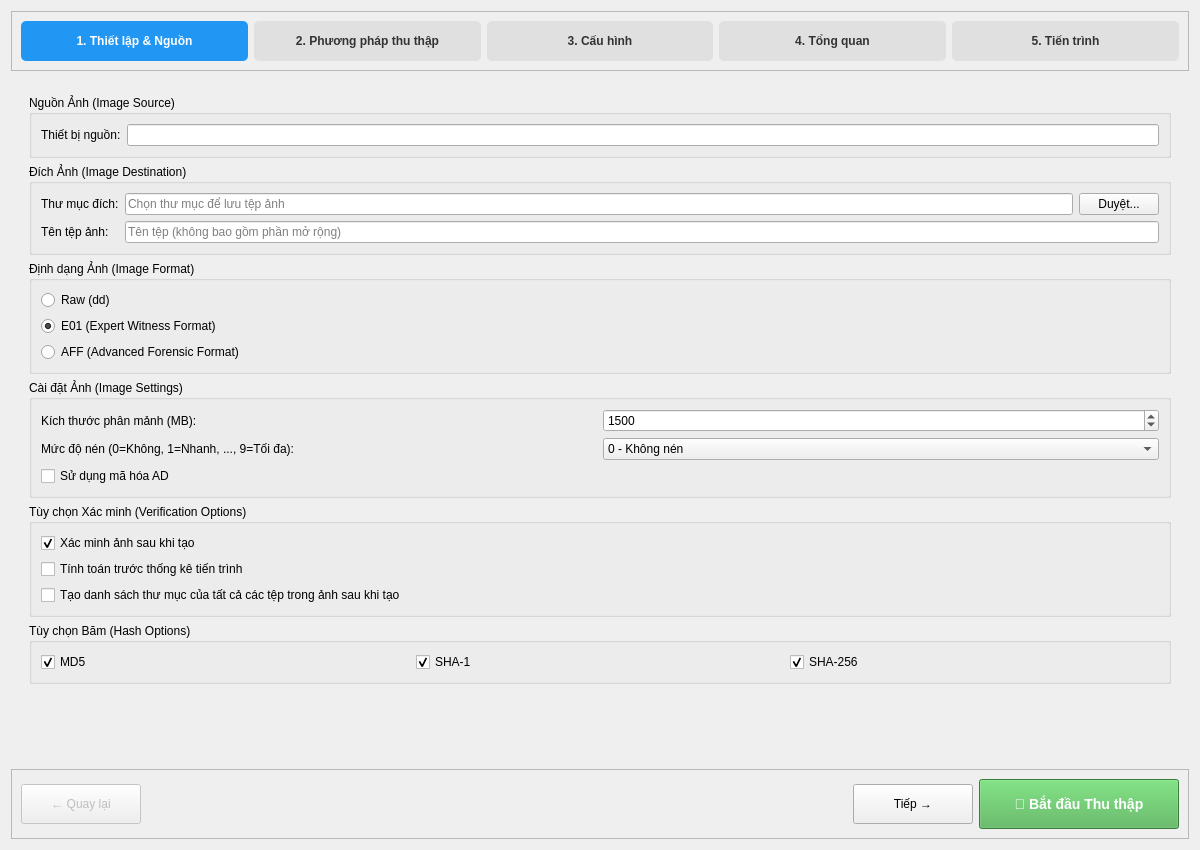
<?xml version="1.0" encoding="UTF-8"?>
<ui version="4.0">
 <class>CollectNonvolatileForm</class>
 <widget class="QWidget" name="CollectNonvolatileForm">
  <property name="geometry">
   <rect>
    <x>0</x>
    <y>0</y>
    <width>1200</width>
    <height>850</height>
   </rect>
  </property>
  <property name="windowTitle">
   <string>Thu thập Dữ liệu Bất biến (Non-Volatile)</string>
  </property>
  <layout class="QVBoxLayout" name="mainLayout">
   <item>
    <widget class="QFrame" name="frame_wizard_header">
     <property name="frameShape">
      <enum>QFrame::StyledPanel</enum>
     </property>
     <property name="frameShadow">
      <enum>QFrame::Raised</enum>
     </property>
     <layout class="QHBoxLayout" name="horizontalLayout_header">
      <item>
       <widget class="QLabel" name="label_step1">
        <property name="minimumSize">
         <size>
          <width>0</width>
          <height>40</height>
         </size>
        </property>
        <property name="styleSheet">
         <string notr="true">background-color: #2196F3; color: white; border-radius: 5px; padding: 5px; font-weight: bold;</string>
        </property>
        <property name="text">
         <string>1. Thiết lập &amp; Nguồn</string>
        </property>
        <property name="alignment">
         <set>Qt::AlignCenter</set>
        </property>
       </widget>
      </item>
      <item>
       <widget class="QLabel" name="label_step2">
        <property name="minimumSize">
         <size>
          <width>0</width>
          <height>40</height>
         </size>
        </property>
        <property name="styleSheet">
         <string notr="true">background-color: #E0E0E0; color: #333; border-radius: 5px; padding: 5px; font-weight: bold;</string>
        </property>
        <property name="text">
         <string>2. Phương pháp thu thập</string>
        </property>
        <property name="alignment">
         <set>Qt::AlignCenter</set>
        </property>
       </widget>
      </item>
      <item>
       <widget class="QLabel" name="label_step3">
        <property name="minimumSize">
         <size>
          <width>0</width>
          <height>40</height>
         </size>
        </property>
        <property name="styleSheet">
         <string notr="true">background-color: #E0E0E0; color: #333; border-radius: 5px; padding: 5px; font-weight: bold;</string>
        </property>
        <property name="text">
         <string>3. Cấu hình</string>
        </property>
        <property name="alignment">
         <set>Qt::AlignCenter</set>
        </property>
       </widget>
      </item>
      <item>
       <widget class="QLabel" name="label_step4">
        <property name="minimumSize">
         <size>
          <width>0</width>
          <height>40</height>
         </size>
        </property>
        <property name="styleSheet">
         <string notr="true">background-color: #E0E0E0; color: #333; border-radius: 5px; padding: 5px; font-weight: bold;</string>
        </property>
        <property name="text">
         <string>4. Tổng quan</string>
        </property>
        <property name="alignment">
         <set>Qt::AlignCenter</set>
        </property>
       </widget>
      </item>
      <item>
       <widget class="QLabel" name="label_step5">
        <property name="minimumSize">
         <size>
          <width>0</width>
          <height>40</height>
         </size>
        </property>
        <property name="styleSheet">
         <string notr="true">background-color: #E0E0E0; color: #333; border-radius: 5px; padding: 5px; font-weight: bold;</string>
        </property>
        <property name="text">
         <string>5. Tiến trình</string>
        </property>
        <property name="alignment">
         <set>Qt::AlignCenter</set>
        </property>
       </widget>
      </item>
     </layout>
    </widget>
   </item>
   <item>
    <widget class="QStackedWidget" name="stackedWidget">
     <property name="currentIndex">
      <number>2</number>
     </property>
     <widget class="QWidget" name="page_step1_setup">
      <layout class="QVBoxLayout" name="verticalLayout_step1">
       <item>
        <widget class="QGroupBox" name="groupBox_case_info">
         <property name="title">
          <string>Thông tin Vụ việc</string>
         </property>
         <layout class="QGridLayout" name="gridLayout_case_info">
          <item row="0" column="0">
           <widget class="QLabel" name="label_case_id">
            <property name="text">
             <string>Mã vụ việc:</string>
            </property>
           </widget>
          </item>
          <item row="0" column="1">
           <widget class="QLineEdit" name="lineEdit_case_id">
            <property name="placeholderText">
             <string>VD: Case-2025-001</string>
            </property>
           </widget>
          </item>
          <item row="0" column="2">
           <widget class="QLabel" name="label_investigator">
            <property name="text">
             <string>Tên Điều tra viên:</string>
            </property>
           </widget>
          </item>
          <item row="0" column="3">
           <widget class="QLineEdit" name="lineEdit_investigator">
            <property name="placeholderText">
             <string>VD: Nguyen Van A</string>
            </property>
           </widget>
          </item>
          <item row="1" column="0">
           <widget class="QLabel" name="label_case_description">
            <property name="text">
             <string>Mô tả:</string>
            </property>
           </widget>
          </item>
          <item row="1" column="1" colspan="3">
           <widget class="QLineEdit" name="lineEdit_case_description">
            <property name="placeholderText">
             <string>Mô tả ngắn về vụ việc...</string>
            </property>
           </widget>
          </item>
         </layout>
        </widget>
       </item>
       <item>
        <widget class="QGroupBox" name="groupBox_source_device">
         <property name="title">
          <string>Thiết bị Nguồn</string>
         </property>
         <layout class="QVBoxLayout" name="verticalLayout_source">
          <item>
           <widget class="QTableWidget" name="tableWidget_devices">
            <property name="selectionMode">
             <enum>QAbstractItemView::SingleSelection</enum>
            </property>
            <property name="selectionBehavior">
             <enum>QAbstractItemView::SelectRows</enum>
            </property>
            <column>
             <property name="text">
              <string>Model</string>
             </property>
            </column>
            <column>
             <property name="text">
              <string>Chuẩn kết nối</string>
             </property>
            </column>
            <column>
             <property name="text">
              <string>Dung lượng</string>
             </property>
            </column>
            <column>
             <property name="text">
              <string>Phân vùng</string>
             </property>
            </column>
            <column>
             <property name="text">
              <string>Trạng thái mã hóa</string>
             </property>
            </column>
           </widget>
          </item>
          <item>
           <layout class="QHBoxLayout" name="horizontalLayout_source_controls">
            <item>
             <widget class="QPushButton" name="pushButton_refresh_devices">
              <property name="text">
               <string>🔄 Làm mới</string>
              </property>
             </widget>
            </item>
            <item>
             <spacer name="horizontalSpacer_source">
              <property name="orientation">
               <enum>Qt::Horizontal</enum>
              </property>
              <property name="sizeHint" stdset="0">
               <size>
                <width>40</width>
                <height>20</height>
               </size>
              </property>
             </spacer>
            </item>
            <item>
             <widget class="QCheckBox" name="checkBox_accept_risk">
              <property name="enabled">
               <bool>true</bool>
              </property>
              <property name="styleSheet">
               <string notr="true">color: red; font-weight: bold;</string>
              </property>
              <property name="text">
               <string>⚠️ Tôi chấp nhận rủi ro khi thu thập trên hệ thống không có chống ghi</string>
              </property>
             </widget>
            </item>
           </layout>
          </item>
         </layout>
        </widget>
       </item>
       <item>
        <spacer name="verticalSpacer_step1">
         <property name="orientation">
          <enum>Qt::Vertical</enum>
         </property>
         <property name="sizeHint" stdset="0">
          <size>
           <width>20</width>
           <height>40</height>
          </size>
         </property>
        </spacer>
       </item>
      </layout>
     </widget>
     <widget class="QWidget" name="page_step2_strategy">
      <layout class="QVBoxLayout" name="verticalLayout_step2">
       <item>
        <widget class="QFrame" name="frame_triage_card">
         <property name="frameShape">
          <enum>QFrame::StyledPanel</enum>
         </property>
         <property name="frameShadow">
          <enum>QFrame::Raised</enum>
         </property>
         <layout class="QVBoxLayout" name="verticalLayout_triage_card">
          <item>
           <widget class="QRadioButton" name="radioButton_triage">
            <property name="styleSheet">
             <string notr="true">font-size: 14pt; font-weight: bold;</string>
            </property>
            <property name="text">
             <string>🔍 Thu thập Triage (Nhanh &amp; có Mục tiêu)</string>
            </property>
           </widget>
          </item>
          <item>
           <widget class="QLabel" name="label_triage_description">
            <property name="text">
             <string>Trích xuất nhanh các dấu vết quan trọng nhất để đánh giá ban đầu. Lý tưởng cho ứng cứu sự cố và khi thời gian có hạn. Không thu thập toàn bộ dữ liệu.</string>
            </property>
            <property name="wordWrap">
             <bool>true</bool>
            </property>
           </widget>
          </item>
         </layout>
        </widget>
       </item>
       <item>
        <widget class="QFrame" name="frame_full_image_card">
         <property name="frameShape">
          <enum>QFrame::StyledPanel</enum>
         </property>
         <property name="frameShadow">
          <enum>QFrame::Raised</enum>
         </property>
         <layout class="QVBoxLayout" name="verticalLayout_image_card">
          <item>
           <widget class="QRadioButton" name="radioButton_full_image">
            <property name="styleSheet">
             <string notr="true">font-size: 14pt; font-weight: bold;</string>
            </property>
            <property name="text">
             <string>💿 Tạo ảnh Toàn bộ (Toàn diện &amp; An toàn)</string>
            </property>
            <property name="checked">
             <bool>true</bool>
            </property>
           </widget>
          </item>
          <item>
           <widget class="QLabel" name="label_full_image_description">
            <property name="text">
             <string>Tạo một bản sao pháp lý chính xác bit-for-bit. Thu thập tất cả mọi thứ, bao gồm cả dữ liệu đã xóa. Đây là tiêu chuẩn vàng cho phân tích sâu.</string>
            </property>
            <property name="wordWrap">
             <bool>true</bool>
            </property>
           </widget>
          </item>
         </layout>
        </widget>
       </item>
       <item>
        <spacer name="verticalSpacer_step2">
         <property name="orientation">
          <enum>Qt::Vertical</enum>
         </property>
         <property name="sizeHint" stdset="0">
          <size>
           <width>20</width>
           <height>40</height>
          </size>
         </property>
        </spacer>
       </item>
      </layout>
     </widget>
     <widget class="QWidget" name="page_step3_config">
      <layout class="QVBoxLayout" name="verticalLayout_step3">
       <item>
        <widget class="QStackedWidget" name="stackedWidget_config">
         <property name="currentIndex">
          <number>1</number>
         </property>
         <widget class="QWidget" name="page_triage_config">
          <layout class="QHBoxLayout" name="horizontalLayout_triage_page">
           <item>
            <widget class="QFrame" name="frame_targets">
             <property name="frameShape">
              <enum>QFrame::StyledPanel</enum>
             </property>
             <property name="frameShadow">
              <enum>QFrame::Raised</enum>
             </property>
             <layout class="QVBoxLayout" name="verticalLayout_targets">
              <item>
               <widget class="QCheckBox" name="checkBox_use_targets">
                <property name="text">
                 <string>Sử dụng Tùy chọn Mục tiêu (Use Target options)</string>
                </property>
                <property name="checked">
                 <bool>true</bool>
                </property>
               </widget>
              </item>
              <item>
               <widget class="QGroupBox" name="groupBox_target_options">
                <property name="title">
                 <string>Tùy chọn Mục tiêu</string>
                </property>
                <layout class="QGridLayout" name="gridLayout_target_options">
                 <item row="0" column="0">
                  <widget class="QLabel" name="label_target_source">
                   <property name="text">
                    <string>Nguồn mục tiêu:</string>
                   </property>
                  </widget>
                 </item>
                 <item row="0" column="1">
                  <widget class="QLineEdit" name="lineEdit_target_source"/>
                 </item>
                 <item row="0" column="2">
                  <widget class="QToolButton" name="toolButton_target_source">
                   <property name="text">
                    <string>...</string>
                   </property>
                  </widget>
                 </item>
                 <item row="1" column="0">
                  <widget class="QLabel" name="label_target_destination">
                   <property name="text">
                    <string>Đích mục tiêu:</string>
                   </property>
                  </widget>
                 </item>
                 <item row="1" column="1">
                  <widget class="QLineEdit" name="lineEdit_target_destination">
                   <property name="placeholderText">
                    <string>Thư mục để lưu kết quả</string>
                   </property>
                  </widget>
                 </item>
                 <item row="1" column="2">
                  <widget class="QToolButton" name="toolButton_target_destination">
                   <property name="text">
                    <string>...</string>
                   </property>
                  </widget>
                 </item>
                </layout>
               </widget>
              </item>
              <item>
               <widget class="QGroupBox" name="groupBox_targets">
                <property name="title">
                 <string>Mục tiêu (Targets)</string>
                </property>
                <layout class="QVBoxLayout" name="verticalLayout_targets_group">
                 <item>
                  <layout class="QHBoxLayout" name="horizontalLayout_triage_predefined">
                   <item>
                    <widget class="QLabel" name="label_predefined">
                     <property name="text">
                      <string>Gói định sẵn:</string>
                     </property>
                    </widget>
                   </item>
                   <item>
                    <widget class="QToolButton" name="toolButton_sans">
                     <property name="text">
                      <string>!SANS_Triage</string>
                     </property>
                    </widget>
                   </item>
                   <item>
                    <widget class="QToolButton" name="toolButton_quick">
                     <property name="text">
                      <string>Quick_System_Info</string>
                     </property>
                    </widget>
                   </item>
                   <item>
                    <widget class="QToolButton" name="toolButton_browser">
                     <property name="text">
                      <string>Browser_and_Email</string>
                     </property>
                    </widget>
                   </item>
                   <item>
                    <spacer name="horizontalSpacer_predefined">
                     <property name="orientation">
                      <enum>Qt::Horizontal</enum>
                     </property>
                     <property name="sizeHint" stdset="0">
                      <size>
                       <width>40</width>
                       <height>20</height>
                      </size>
                     </property>
                    </spacer>
                   </item>
                  </layout>
                 </item>
                 <item>
                  <widget class="QLineEdit" name="lineEdit_targets_search">
                   <property name="placeholderText">
                    <string>🔍 Tìm kiếm mục tiêu...</string>
                   </property>
                  </widget>
                 </item>
                 <item>
                  <widget class="QTableWidget" name="tableWidget_targets">
                   <column>
                    <property name="text">
                     <string>Chọn</string>
                    </property>
                   </column>
                   <column>
                    <property name="text">
                     <string>Tên</string>
                    </property>
                   </column>
                   <column>
                    <property name="text">
                     <string>Thư mục</string>
                    </property>
                   </column>
                   <column>
                    <property name="text">
                     <string>Mô tả</string>
                    </property>
                   </column>
                  </widget>
                 </item>
                </layout>
               </widget>
              </item>
             </layout>
            </widget>
           </item>
           <item>
            <widget class="QFrame" name="frame_modules">
             <property name="frameShape">
              <enum>QFrame::StyledPanel</enum>
             </property>
             <property name="frameShadow">
              <enum>QFrame::Raised</enum>
             </property>
             <layout class="QVBoxLayout" name="verticalLayout_modules">
              <item>
               <widget class="QCheckBox" name="checkBox_use_modules">
                <property name="text">
                 <string>Sử dụng Tùy chọn Module (Use Module options)</string>
                </property>
                <property name="checked">
                 <bool>true</bool>
                </property>
               </widget>
              </item>
              <item>
               <widget class="QGroupBox" name="groupBox_module_options">
                <property name="title">
                 <string>Tùy chọn Module</string>
                </property>
                <layout class="QGridLayout" name="gridLayout_module_options">
                 <item row="0" column="0">
                  <widget class="QLabel" name="label_module_source">
                   <property name="text">
                    <string>Nguồn module:</string>
                   </property>
                  </widget>
                 </item>
                 <item row="0" column="1">
                  <widget class="QLineEdit" name="lineEdit_module_source"/>
                 </item>
                 <item row="0" column="2">
                  <widget class="QToolButton" name="toolButton_module_source">
                   <property name="text">
                    <string>...</string>
                   </property>
                  </widget>
                 </item>
                 <item row="1" column="0">
                  <widget class="QLabel" name="label_module_destination">
                   <property name="text">
                    <string>Đích module:</string>
                   </property>
                  </widget>
                 </item>
                 <item row="1" column="1">
                  <widget class="QLineEdit" name="lineEdit_module_destination">
                   <property name="placeholderText">
                    <string>Thư mục để lưu kết quả xử lý của module</string>
                   </property>
                  </widget>
                 </item>
                 <item row="1" column="2">
                  <widget class="QToolButton" name="toolButton_module_destination">
                   <property name="text">
                    <string>...</string>
                   </property>
                  </widget>
                 </item>
                </layout>
               </widget>
              </item>
              <item>
               <widget class="QGroupBox" name="groupBox_modules">
                <property name="title">
                 <string>Modules</string>
                </property>
                <layout class="QVBoxLayout" name="verticalLayout_modules_group">
                 <item>
                  <widget class="QLineEdit" name="lineEdit_modules_search">
                   <property name="placeholderText">
                    <string>🔍 Tìm kiếm module...</string>
                   </property>
                  </widget>
                 </item>
                 <item>
                  <widget class="QTableWidget" name="tableWidget_modules">
                   <column>
                    <property name="text">
                     <string>Chọn</string>
                    </property>
                   </column>
                   <column>
                    <property name="text">
                     <string>Tên</string>
                    </property>
                   </column>
                   <column>
                    <property name="text">
                     <string>Thể loại</string>
                    </property>
                   </column>
                   <column>
                    <property name="text">
                     <string>Mô tả</string>
                    </property>
                   </column>
                  </widget>
                 </item>
                </layout>
               </widget>
              </item>
              <item>
               <widget class="QGroupBox" name="groupBox_export_options">
                <property name="title">
                 <string>Định dạng Xuất (Export Format)</string>
                </property>
                <layout class="QHBoxLayout" name="horizontalLayout_export">
                 <item>
                  <widget class="QRadioButton" name="radioButton_export_csv">
                   <property name="text">
                    <string>CSV</string>
                   </property>
                   <property name="checked">
                    <bool>true</bool>
                   </property>
                  </widget>
                 </item>
                 <item>
                  <widget class="QRadioButton" name="radioButton_export_json">
                   <property name="text">
                    <string>JSON</string>
                   </property>
                  </widget>
                 </item>
                 <item>
                  <widget class="QRadioButton" name="radioButton_export_html">
                   <property name="text">
                    <string>HTML</string>
                   </property>
                  </widget>
                 </item>
                 <item>
                  <widget class="QRadioButton" name="radioButton_export_default">
                   <property name="text">
                    <string>Mặc định</string>
                   </property>
                  </widget>
                 </item>
                </layout>
               </widget>
              </item>
             </layout>
            </widget>
           </item>
          </layout>
         </widget>
         <widget class="QWidget" name="page_image_config">
          <layout class="QVBoxLayout" name="verticalLayout_image_config">
           <item>
            <widget class="QGroupBox" name="groupBox_image_source">
             <property name="title">
              <string>Nguồn Ảnh (Image Source)</string>
             </property>
             <layout class="QGridLayout" name="gridLayout_image_source">
              <item row="0" column="0">
               <widget class="QLabel" name="label_image_source">
                <property name="text">
                 <string>Thiết bị nguồn:</string>
                </property>
               </widget>
              </item>
              <item row="0" column="1">
               <widget class="QLineEdit" name="lineEdit_image_source">
                <property name="readOnly">
                 <bool>true</bool>
                </property>
               </widget>
              </item>
             </layout>
            </widget>
           </item>
           <item>
            <widget class="QGroupBox" name="groupBox_image_destination">
             <property name="title">
              <string>Đích Ảnh (Image Destination)</string>
             </property>
             <layout class="QVBoxLayout" name="verticalLayout_image_destination">
              <item>
               <layout class="QGridLayout" name="gridLayout_image_destination">
                <item row="0" column="0">
                 <widget class="QLabel" name="label_destination_folder">
                  <property name="text">
                   <string>Thư mục đích:</string>
                  </property>
                 </widget>
                </item>
                <item row="0" column="1">
                 <widget class="QLineEdit" name="lineEdit_destination_folder">
                  <property name="placeholderText">
                   <string>Chọn thư mục để lưu tệp ảnh</string>
                  </property>
                 </widget>
                </item>
                <item row="0" column="2">
                 <widget class="QPushButton" name="pushButton_browse_folder">
                  <property name="text">
                   <string>Duyệt...</string>
                  </property>
                 </widget>
                </item>
                <item row="1" column="0">
                 <widget class="QLabel" name="label_image_filename">
                  <property name="text">
                   <string>Tên tệp ảnh:</string>
                  </property>
                 </widget>
                </item>
                <item row="1" column="1" colspan="2">
                 <widget class="QLineEdit" name="lineEdit_image_filename">
                  <property name="placeholderText">
                   <string>Tên tệp (không bao gồm phần mở rộng)</string>
                  </property>
                 </widget>
                </item>
               </layout>
              </item>
             </layout>
            </widget>
           </item>
           <item>
            <widget class="QGroupBox" name="groupBox_image_format">
             <property name="title">
              <string>Định dạng Ảnh (Image Format)</string>
             </property>
             <layout class="QVBoxLayout" name="verticalLayout_image_format">
              <item>
               <layout class="QGridLayout" name="gridLayout_image_format">
                <item row="0" column="0">
                 <widget class="QRadioButton" name="radioButton_raw">
                  <property name="text">
                   <string>Raw (dd)</string>
                  </property>
                 </widget>
                </item>
                <item row="1" column="0">
                 <widget class="QRadioButton" name="radioButton_e01">
                  <property name="text">
                   <string>E01 (Expert Witness Format)</string>
                  </property>
                  <property name="checked">
                   <bool>true</bool>
                  </property>
                 </widget>
                </item>
                <item row="2" column="0">
                 <widget class="QRadioButton" name="radioButton_aff">
                  <property name="text">
                   <string>AFF (Advanced Forensic Format)</string>
                  </property>
                 </widget>
                </item>
               </layout>
              </item>
             </layout>
            </widget>
           </item>
           <item>
            <widget class="QGroupBox" name="groupBox_image_settings">
             <property name="title">
              <string>Cài đặt Ảnh (Image Settings)</string>
             </property>
             <layout class="QVBoxLayout" name="verticalLayout_image_settings">
              <item>
               <layout class="QGridLayout" name="gridLayout_image_settings">
                <item row="0" column="0">
                 <widget class="QLabel" name="label_fragment_size">
                  <property name="text">
                   <string>Kích thước phân mảnh (MB):</string>
                  </property>
                 </widget>
                </item>
                <item row="0" column="1">
                 <widget class="QSpinBox" name="spinBox_fragment_size">
                  <property name="specialValueText">
                   <string>Không phân mảnh</string>
                  </property>
                  <property name="minimum">
                   <number>0</number>
                  </property>
                  <property name="maximum">
                   <number>102400</number>
                  </property>
                  <property name="value">
                   <number>1500</number>
                  </property>
                 </widget>
                </item>
                <item row="1" column="0">
                 <widget class="QLabel" name="label_compression">
                  <property name="text">
                   <string>Mức độ nén (0=Không, 1=Nhanh, ..., 9=Tối đa):</string>
                  </property>
                 </widget>
                </item>
                <item row="1" column="1">
                 <widget class="QComboBox" name="comboBox_compression">
                  <item>
                   <property name="text">
                    <string>0 - Không nén</string>
                   </property>
                  </item>
                  <item>
                   <property name="text">
                    <string>1 - Nhanh nhất</string>
                   </property>
                  </item>
                  <item>
                   <property name="text">
                    <string>5 - Bình thường</string>
                   </property>
                  </item>
                  <item>
                   <property name="text">
                    <string>9 - Tối đa</string>
                   </property>
                  </item>
                 </widget>
                </item>
                <item row="2" column="0" colspan="2">
                 <widget class="QCheckBox" name="checkBox_ad_encryption">
                  <property name="text">
                   <string>Sử dụng mã hóa AD</string>
                  </property>
                 </widget>
                </item>
               </layout>
              </item>
             </layout>
            </widget>
           </item>
           <item>
            <widget class="QGroupBox" name="groupBox_verification">
             <property name="title">
              <string>Tùy chọn Xác minh (Verification Options)</string>
             </property>
             <layout class="QVBoxLayout" name="verticalLayout_verification">
              <item>
               <widget class="QCheckBox" name="checkBox_verify_after_creation">
                <property name="text">
                 <string>Xác minh ảnh sau khi tạo</string>
                </property>
                <property name="checked">
                 <bool>true</bool>
                </property>
               </widget>
              </item>
              <item>
               <widget class="QCheckBox" name="checkBox_precalculate_progress">
                <property name="text">
                 <string>Tính toán trước thống kê tiến trình</string>
                </property>
               </widget>
              </item>
              <item>
               <widget class="QCheckBox" name="checkBox_create_directory_listing">
                <property name="text">
                 <string>Tạo danh sách thư mục của tất cả các tệp trong ảnh sau khi tạo</string>
                </property>
               </widget>
              </item>
             </layout>
            </widget>
           </item>
           <item>
            <widget class="QGroupBox" name="groupBox_hashing">
             <property name="title">
              <string>Tùy chọn Băm (Hash Options)</string>
             </property>
             <layout class="QHBoxLayout" name="horizontalLayout_hashing">
              <item>
               <widget class="QCheckBox" name="checkBox_md5">
                <property name="text">
                 <string>MD5</string>
                </property>
                <property name="checked">
                 <bool>true</bool>
                </property>
               </widget>
              </item>
              <item>
               <widget class="QCheckBox" name="checkBox_sha1">
                <property name="text">
                 <string>SHA-1</string>
                </property>
                <property name="checked">
                 <bool>true</bool>
                </property>
               </widget>
              </item>
              <item>
               <widget class="QCheckBox" name="checkBox_sha256">
                <property name="text">
                 <string>SHA-256</string>
                </property>
                <property name="checked">
                 <bool>true</bool>
                </property>
               </widget>
              </item>
             </layout>
            </widget>
           </item>
           <item>
            <spacer name="verticalSpacer_step3">
             <property name="orientation">
              <enum>Qt::Vertical</enum>
             </property>
             <property name="sizeHint" stdset="0">
              <size>
               <width>20</width>
               <height>40</height>
              </size>
             </property>
            </spacer>
           </item>
          </layout>
         </widget>
        </widget>
       </item>
      </layout>
     </widget>
     <widget class="QWidget" name="page_step4_overview">
      <layout class="QVBoxLayout" name="verticalLayout_step4">
       <item>
        <widget class="QGroupBox" name="groupBox_summary">
         <property name="title">
          <string>Bảng Tóm tắt Cấu hình</string>
         </property>
         <layout class="QVBoxLayout" name="verticalLayout_summary">
          <item>
           <widget class="QTextBrowser" name="textBrowser_summary"/>
          </item>
         </layout>
        </widget>
       </item>
       <item>
        <widget class="QGroupBox" name="groupBox_command_line">
         <property name="title">
          <string>Dòng lệnh Tương đương</string>
         </property>
         <layout class="QVBoxLayout" name="verticalLayout_command_line">
          <item>
           <widget class="QLineEdit" name="lineEdit_command_line">
            <property name="readOnly">
             <bool>true</bool>
            </property>
           </widget>
          </item>
         </layout>
        </widget>
       </item>
      </layout>
     </widget>
     <widget class="QWidget" name="page_step5_progress">
      <layout class="QVBoxLayout" name="verticalLayout_step5">
       <item>
        <widget class="QGroupBox" name="groupBox_progress">
         <property name="title">
          <string>Tiến trình và Thống kê</string>
         </property>
         <layout class="QGridLayout" name="gridLayout_progress">
          <item row="0" column="0" colspan="4">
           <widget class="QProgressBar" name="progressBar">
            <property name="value">
             <number>0</number>
            </property>
           </widget>
          </item>
          <item row="1" column="0">
           <widget class="QLabel" name="label_source_progress">
            <property name="text">
             <string>Nguồn:</string>
            </property>
           </widget>
          </item>
          <item row="1" column="1">
           <widget class="QLabel" name="label_source_progress_val">
            <property name="text">
             <string>0 GB / 0 GB</string>
            </property>
           </widget>
          </item>
          <item row="1" column="2">
           <widget class="QLabel" name="label_speed">
            <property name="text">
             <string>Tốc độ:</string>
            </property>
           </widget>
          </item>
          <item row="1" column="3">
           <widget class="QLabel" name="label_speed_val">
            <property name="text">
             <string>0 MB/s</string>
            </property>
           </widget>
          </item>
          <item row="2" column="0">
           <widget class="QLabel" name="label_time_elapsed">
            <property name="text">
             <string>Đã trôi qua:</string>
            </property>
           </widget>
          </item>
          <item row="2" column="1">
           <widget class="QLabel" name="label_time_elapsed_val">
            <property name="text">
             <string>00:00:00</string>
            </property>
           </widget>
          </item>
          <item row="2" column="2">
           <widget class="QLabel" name="label_eta">
            <property name="text">
             <string>Ước tính (ETA):</string>
            </property>
           </widget>
          </item>
          <item row="2" column="3">
           <widget class="QLabel" name="label_eta_val">
            <property name="text">
             <string>00:00:00</string>
            </property>
           </widget>
          </item>
          <item row="3" column="0">
           <widget class="QLabel" name="label_errors">
            <property name="text">
             <string>Lỗi đọc:</string>
            </property>
           </widget>
          </item>
          <item row="3" column="1">
           <widget class="QLabel" name="label_errors_val">
            <property name="styleSheet">
             <string notr="true">color: red;</string>
            </property>
            <property name="text">
             <string>0</string>
            </property>
           </widget>
          </item>
         </layout>
        </widget>
       </item>
       <item>
        <widget class="QGroupBox" name="groupBox_log">
         <property name="title">
          <string>Nhật ký Trực tiếp</string>
         </property>
         <layout class="QVBoxLayout" name="verticalLayout_log">
          <item>
           <widget class="QTextBrowser" name="textBrowser_log"/>
          </item>
          <item>
           <layout class="QHBoxLayout" name="horizontalLayout_log_controls">
            <item>
             <widget class="QPushButton" name="pushButton_pause">
              <property name="text">
               <string>⏸️ Tạm dừng</string>
              </property>
             </widget>
            </item>
            <item>
             <widget class="QPushButton" name="pushButton_stop">
              <property name="text">
               <string>⏹️ Dừng</string>
              </property>
             </widget>
            </item>
            <item>
             <spacer name="horizontalSpacer_log">
              <property name="orientation">
               <enum>Qt::Horizontal</enum>
              </property>
              <property name="sizeHint" stdset="0">
               <size>
                <width>40</width>
                <height>20</height>
               </size>
              </property>
             </spacer>
            </item>
            <item>
             <widget class="QPushButton" name="pushButton_save_log">
              <property name="text">
               <string>💾 Lưu Nhật ký</string>
              </property>
             </widget>
            </item>
           </layout>
          </item>
         </layout>
        </widget>
       </item>
      </layout>
     </widget>
    </widget>
   </item>
   <item>
    <widget class="QFrame" name="frame_navigation">
     <property name="frameShape">
      <enum>QFrame::StyledPanel</enum>
     </property>
     <property name="frameShadow">
      <enum>QFrame::Raised</enum>
     </property>
     <layout class="QHBoxLayout" name="horizontalLayout_nav">
      <item>
       <widget class="QPushButton" name="pushButton_previous">
        <property name="enabled">
         <bool>false</bool>
        </property>
        <property name="minimumSize">
         <size>
          <width>120</width>
          <height>40</height>
         </size>
        </property>
        <property name="text">
         <string>← Quay lại</string>
        </property>
       </widget>
      </item>
      <item>
       <spacer name="horizontalSpacer_nav">
        <property name="orientation">
         <enum>Qt::Horizontal</enum>
        </property>
        <property name="sizeHint" stdset="0">
         <size>
          <width>40</width>
          <height>20</height>
         </size>
        </property>
       </spacer>
      </item>
      <item>
       <widget class="QPushButton" name="pushButton_next">
        <property name="minimumSize">
         <size>
          <width>120</width>
          <height>40</height>
         </size>
        </property>
        <property name="text">
         <string>Tiếp →</string>
        </property>
       </widget>
      </item>
      <item>
       <widget class="QPushButton" name="pushButton_start">
        <property name="minimumSize">
         <size>
          <width>200</width>
          <height>50</height>
         </size>
        </property>
        <property name="styleSheet">
         <string notr="true">background-color: #4CAF50; color: white; font-weight: bold; font-size: 14px;</string>
        </property>
        <property name="text">
         <string>🚀 Bắt đầu Thu thập</string>
        </property>
       </widget>
      </item>
     </layout>
    </widget>
   </item>
  </layout>
 </widget>
 <resources/>
 <connections/>
</ui>
